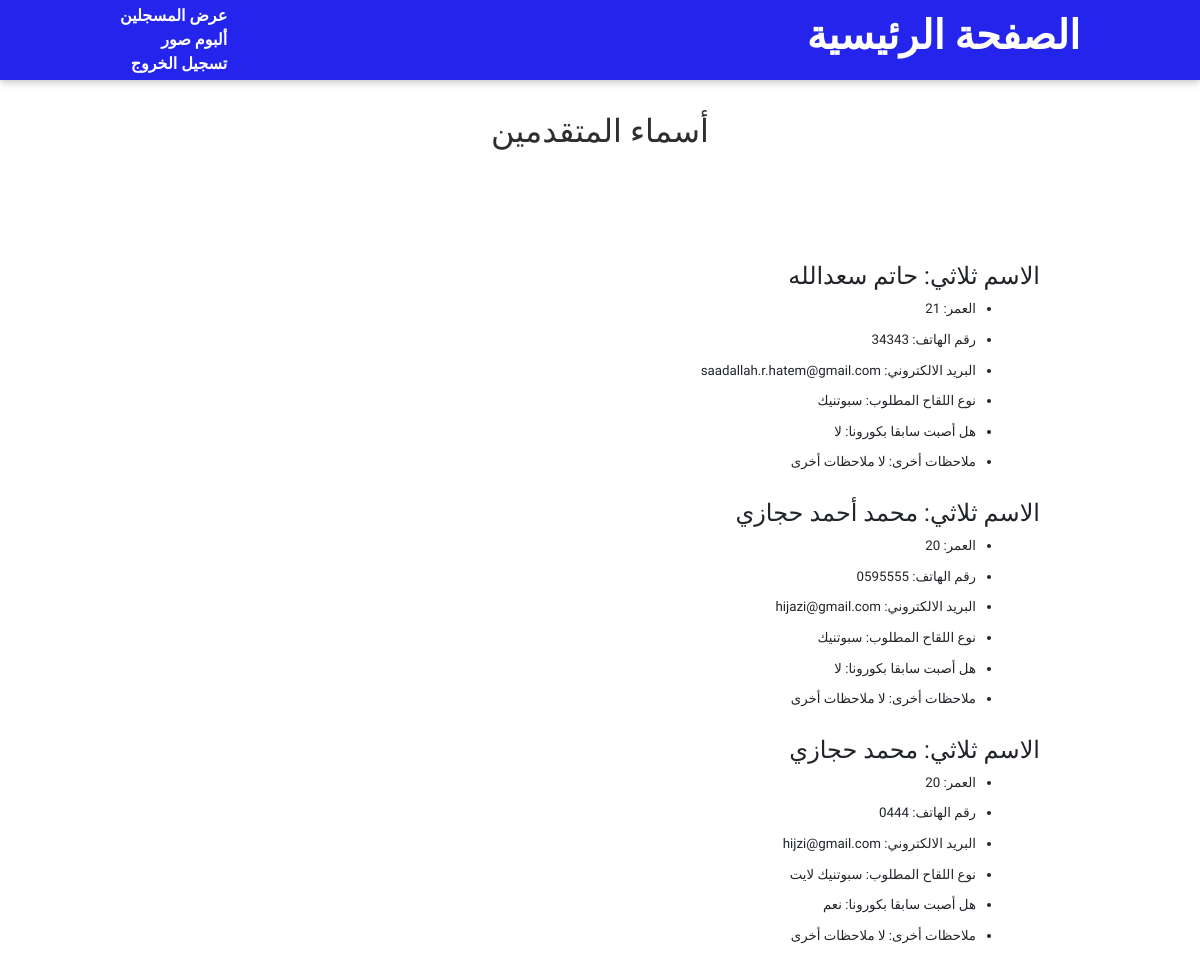
The page /data (signed in) on the database its author committed.
### news/models.py (models this page shows)
class Person(models.Model):
    personName = models.CharField(max_length=255)
    age = models.IntegerField(default=0)
    TYPES_OF_VACCINE = (
        ('1', 'فايزر'),
        ('2', 'سبوتنيك'),
        ('3', 'سبوتنيك لايت'),
        ('4', 'موديرنا'),
    )
    typeVaccine = models.CharField(max_length=1, choices=TYPES_OF_VACCINE)
    phone = models.CharField(max_length=255)
    email = models.EmailField(max_length=255)
    TYPES_OF_SICK = (
        ('a', 'نعم'),
        ('b', 'لا'),
    )
    sickBefore = models.CharField(max_length=1, choices=TYPES_OF_SICK)
    notes = models.TextField()

### news/views.py (the view)
# urls.py: path("data", views.Data, name="data"),
@login_required(login_url="login")
def Data(response):
    all_entries = Person.objects.all();
    pattern = re.compile("(?:^|\s)'([^']*?)'(?:$|\s)")
    return render(response, "news/applicant.html", {"all_entries": all_entries})

### news/templates/news/applicant.html (shortened to what this page needs)
{% extends 'base.html' %}
{% load static %}
{% block css_files %}
<link rel="stylesheet" href="{% static "news/post.css" %}">
<link rel="stylesheet" href="{% static "news/all-posts.css" %}">
<link rel="stylesheet" href="{% static "news/register.css" %}">
<link rel="stylesheet" href="{% static "news/entries.css" %}">
<link href="https://cdn.jsdelivr.net/npm/bootstrap@5.1.3/dist/css/bootstrap.min.css" rel="stylesheet">
<link rel="stylesheet" href="{% static "news/button.css" %}">
{% endblock %}
{%block content%}
<section id="all-posts">
    <h2>أسماء المتقدمين</h2>
</section>
<section class="entries">
    {%for post in all_entries%}
        <h4>الاسم ثلاثي: {{post.personName}}</h4>
        <ul>
            <li>العمر: {{post.age}}</li>
            <br />
            <li>رقم الهاتف: {{post.phone}}</li>
            <br />
            <li>البريد الالكتروني: {{post.email}}</li>
            <br />
            {% if post.typeVaccine == "['سبوتنيك']" %}
            <li>نوع اللقاح المطلوب: سبوتنيك</li>
            {% elif post.typeVaccine == "['فايزر']" %}
            <li>نوع اللقاح المطلوب: فايزر</li>
            {% elif post.typeVaccine == "['سبوتنيك لايت']" %}
            <li>نوع اللقاح المطلوب: سبوتنيك لايت</li>
            {% else %}
            <li>نوع اللقاح المطلوب: موديرنا</li>
            {% endif %}
            <br />
            {% if post.sickBefore == "['a']" %}
                <li>هل أصبت سابقا بكورونا: نعم</li>
            {% else %}
                <li>هل أصبت سابقا بكورونا: لا</li>
            {% endif %}
            <br />
            <li>ملاحظات أخرى: {{post.notes}}</li>
        </ul>
        <br />
    {%endfor%}
</section>
{%endblock%}

### static/app.css (style rules this page uses)
* { box-sizing: border-box; direction: rtl; font-family: Cairo !important; }
html { font-family: 'Open Sans', 'Lato', sans-serif; }
body { margin: 0; }
h1, h2, h3 { font-family: 'Lato', sans-serif; font-weight: bold; }

### static/news/all-posts.css (style rules this page uses)
body { background-color: #e7e7e7; }
#all-posts { margin: 7rem auto; width: 90%; max-width: 60rem; }
#all-posts h2 { text-align: center; font-size: 2rem; color: #2e2e2e; margin: 3rem 0; }
ul { list-style: none; margin: 0; padding: 0; display: grid; grid-template-columns: repeat(auto-fill, minmax(17rem, 1fr)); gap: 1.5rem; }

### news/static/news/entries.css (style rules this page uses)
.entries { margin-right: 10em; }
ul { list-style-type: disc; display: block; margin-right: 4em; }
li { margin-bottom: -1em !important; font-size: smaller; }
h4 { font-weight: bolder; }

### rows shown on the page
Person: personName "حاتم سعدالله", age "21", phone "34343", email "saadallah.r.hatem@gmail.com", typeVaccine "نوع اللقاح المطلوب: سبوتنيك", sickBefore "هل أصبت سابقا بكورونا: لا", notes "لا ملاحظات أخرى"
Person: personName "محمد أحمد حجازي", age "20", phone "0595555", email "hijazi@gmail.com", typeVaccine "نوع اللقاح المطلوب: سبوتنيك", sickBefore "هل أصبت سابقا بكورونا: لا", notes "لا ملاحظات أخرى"
Person: personName "محمد حجازي", age "20", phone "0444", email "hijzi@gmail.com", typeVaccine "نوع اللقاح المطلوب: سبوتنيك لايت", sickBefore "هل أصبت سابقا بكورونا: نعم", notes "لا ملاحظات أخرى"
